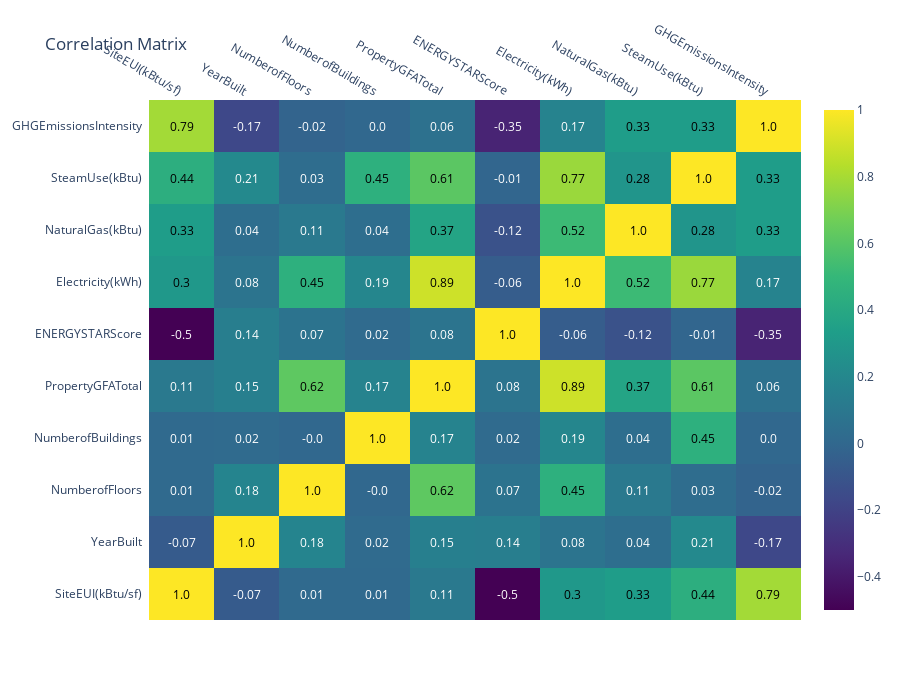

Notebook cell for this chart:
### Code cell
# ## 5. Correlation Heatmap


corr_matrix = df[selected_features].corr().round(2)
z = corr_matrix.values
x = y = corr_matrix.columns.tolist()

fig_corr = ff.create_annotated_heatmap(
    z=z,
    x=x,
    y=y,
    annotation_text=corr_matrix.values.astype(str),
    colorscale="Viridis",
    showscale=True
)
fig_corr.update_layout(title="Correlation Matrix", height=700)
fig_corr.show()

### Figure 1 — Plotly figure (JSON) as saved in the notebook; plotly's stock layout.template omitted (floating-point values rounded to 4 significant figures)
{"data": [{"colorscale": [[0, "#440154"], [0.1111, "#482878"], [0.2222, "#3e4989"], [0.3333, "#31688e"], [0.4444, "#26828e"], [0.5556, "#1f9e89"], [0.6667, "#35b779"], [0.7778, "#6ece58"], [0.8889, "#b5de2b"], [1, "#fde725"]], "reversescale": false, "showscale": true, "type": "heatmap", "x": ["SiteEUI(kBtu/sf)", "YearBuilt", "NumberofFloors", "NumberofBuildings", "PropertyGFATotal", "ENERGYSTARScore", "Electricity(kWh)", "NaturalGas(kBtu)", "SteamUse(kBtu)", "GHGEmissionsIntensity"], "y": ["SiteEUI(kBtu/sf)", "YearBuilt", "NumberofFloors", "NumberofBuildings", "PropertyGFATotal", "ENERGYSTARScore", "Electricity(kWh)", "NaturalGas(kBtu)", "SteamUse(kBtu)", "GHGEmissionsIntensity"], "z": [[1, -0.07, 0.01, 0.01, 0.11, -0.5, 0.3, 0.33, 0.44, 0.79], [-0.07, 1, 0.18, 0.02, 0.15, 0.14, 0.08, 0.04, 0.21, -0.17], [0.01, 0.18, 1, 0, 0.62, 0.07, 0.45, 0.11, 0.03, -0.02], [0.01, 0.02, 0, 1, 0.17, 0.02, 0.19, 0.04, 0.45, 0], [0.11, 0.15, 0.62, 0.17, 1, 0.08, 0.89, 0.37, 0.61, 0.06], [-0.5, 0.14, 0.07, 0.02, 0.08, 1, -0.06, -0.12, -0.01, -0.35], [0.3, 0.08, 0.45, 0.19, 0.89, -0.06, 1, 0.52, 0.77, 0.17], [0.33, 0.04, 0.11, 0.04, 0.37, -0.12, 0.52, 1, 0.28, 0.33], [0.44, 0.21, 0.03, 0.45, 0.61, -0.01, 0.77, 0.28, 1, 0.33], [0.79, -0.17, -0.02, 0, 0.06, -0.35, 0.17, 0.33, 0.33, 1]]}], "layout": {"annotations": [{"font": {"color": "#000000"}, "showarrow": false, "text": "1.0", "x": "SiteEUI(kBtu/sf)", "xref": "x", "y": "SiteEUI(kBtu/sf)", "yref": "y"}, {"font": {"color": "#FFFFFF"}, "showarrow": false, "text": "-0.07", "x": "YearBuilt", "xref": "x", "y": "SiteEUI(kBtu/sf)", "yref": "y"}, {"font": {"color": "#FFFFFF"}, "showarrow": false, "text": "0.01", "x": "NumberofFloors", "xref": "x", "y": "SiteEUI(kBtu/sf)", "yref": "y"}, {"font": {"color": "#FFFFFF"}, "showarrow": false, "text": "0.01", "x": "NumberofBuildings", "xref": "x", "y": "SiteEUI(kBtu/sf)", "yref": "y"}, {"font": {"color": "#FFFFFF"}, "showarrow": false, "text": "0.11", "x": "PropertyGFATotal", "xref": "x", "y": "SiteEUI(kBtu/sf)", "yref": "y"}, {"font": {"color": "#FFFFFF"}, "showarrow": false, "text": "-0.5", "x": "ENERGYSTARScore", "xref": "x", "y": "SiteEUI(kBtu/sf)", "yref": "y"}, {"font": {"color": "#000000"}, "showarrow": false, "text": "0.3", "x": "Electricity(kWh)", "xref": "x", "y": "SiteEUI(kBtu/sf)", "yref": "y"}, {"font": {"color": "#000000"}, "showarrow": false, "text": "0.33", "x": "NaturalGas(kBtu)", "xref": "x", "y": "SiteEUI(kBtu/sf)", "yref": "y"}, {"font": {"color": "#000000"}, "showarrow": false, "text": "0.44", "x": "SteamUse(kBtu)", "xref": "x", "y": "SiteEUI(kBtu/sf)", "yref": "y"}, {"font": {"color": "#000000"}, "showarrow": false, "text": "0.79", "x": "GHGEmissionsIntensity", "xref": "x", "y": "SiteEUI(kBtu/sf)", "yref": "y"}, {"font": {"color": "#FFFFFF"}, "showarrow": false, "text": "-0.07", "x": "SiteEUI(kBtu/sf)", "xref": "x", "y": "YearBuilt", "yref": "y"}, {"font": {"color": "#000000"}, "showarrow": false, "text": "1.0", "x": "YearBuilt", "xref": "x", "y": "YearBuilt", "yref": "y"}, {"font": {"color": "#FFFFFF"}, "showarrow": false, "text": "0.18", "x": "NumberofFloors", "xref": "x", "y": "YearBuilt", "yref": "y"}, {"font": {"color": "#FFFFFF"}, "showarrow": false, "text": "0.02", "x": "NumberofBuildings", "xref": "x", "y": "YearBuilt", "yref": "y"}, {"font": {"color": "#FFFFFF"}, "showarrow": false, "text": "0.15", "x": "PropertyGFATotal", "xref": "x", "y": "YearBuilt", "yref": "y"}, {"font": {"color": "#FFFFFF"}, "showarrow": false, "text": "0.14", "x": "ENERGYSTARScore", "xref": "x", "y": "YearBuilt", "yref": "y"}, {"font": {"color": "#FFFFFF"}, "showarrow": false, "text": "0.08", "x": "Electricity(kWh)", "xref": "x", "y": "YearBuilt", "yref": "y"}, {"font": {"color": "#FFFFFF"}, "showarrow": false, "text": "0.04", "x": "NaturalGas(kBtu)", "xref": "x", "y": "YearBuilt", "yref": "y"}, {"font": {"color": "#FFFFFF"}, "showarrow": false, "text": "0.21", "x": "SteamUse(kBtu)", "xref": "x", "y": "YearBuilt", "yref": "y"}, {"font": {"color": "#FFFFFF"}, "showarrow": false, "text": "-0.17", "x": "GHGEmissionsIntensity", "xref": "x", "y": "YearBuilt", "yref": "y"}, {"font": {"color": "#FFFFFF"}, "showarrow": false, "text": "0.01", "x": "SiteEUI(kBtu/sf)", "xref": "x", "y": "NumberofFloors", "yref": "y"}, {"font": {"color": "#FFFFFF"}, "showarrow": false, "text": "0.18", "x": "YearBuilt", "xref": "x", "y": "NumberofFloors", "yref": "y"}, {"font": {"color": "#000000"}, "showarrow": false, "text": "1.0", "x": "NumberofFloors", "xref": "x", "y": "NumberofFloors", "yref": "y"}, {"font": {"color": "#FFFFFF"}, "showarrow": false, "text": "-0.0", "x": "NumberofBuildings", "xref": "x", "y": "NumberofFloors", "yref": "y"}, {"font": {"color": "#000000"}, "showarrow": false, "text": "0.62", "x": "PropertyGFATotal", "xref": "x", "y": "NumberofFloors", "yref": "y"}, {"font": {"color": "#FFFFFF"}, "showarrow": false, "text": "0.07", "x": "ENERGYSTARScore", "xref": "x", "y": "NumberofFloors", "yref": "y"}, {"font": {"color": "#000000"}, "showarrow": false, "text": "0.45", "x": "Electricity(kWh)", "xref": "x", "y": "NumberofFloors", "yref": "y"}, {"font": {"color": "#FFFFFF"}, "showarrow": false, "text": "0.11", "x": "NaturalGas(kBtu)", "xref": "x", "y": "NumberofFloors", "yref": "y"}, {"font": {"color": "#FFFFFF"}, "showarrow": false, "text": "0.03", "x": "SteamUse(kBtu)", "xref": "x", "y": "NumberofFloors", "yref": "y"}, {"font": {"color": "#FFFFFF"}, "showarrow": false, "text": "-0.02", "x": "GHGEmissionsIntensity", "xref": "x", "y": "NumberofFloors", "yref": "y"}, {"font": {"color": "#FFFFFF"}, "showarrow": false, "text": "0.01", "x": "SiteEUI(kBtu/sf)", "xref": "x", "y": "NumberofBuildings", "yref": "y"}, {"font": {"color": "#FFFFFF"}, "showarrow": false, "text": "0.02", "x": "YearBuilt", "xref": "x", "y": "NumberofBuildings", "yref": "y"}, {"font": {"color": "#FFFFFF"}, "showarrow": false, "text": "-0.0", "x": "NumberofFloors", "xref": "x", "y": "NumberofBuildings", "yref": "y"}, {"font": {"color": "#000000"}, "showarrow": false, "text": "1.0", "x": "NumberofBuildings", "xref": "x", "y": "NumberofBuildings", "yref": "y"}, {"font": {"color": "#FFFFFF"}, "showarrow": false, "text": "0.17", "x": "PropertyGFATotal", "xref": "x", "y": "NumberofBuildings", "yref": "y"}, {"font": {"color": "#FFFFFF"}, "showarrow": false, "text": "0.02", "x": "ENERGYSTARScore", "xref": "x", "y": "NumberofBuildings", "yref": "y"}, {"font": {"color": "#FFFFFF"}, "showarrow": false, "text": "0.19", "x": "Electricity(kWh)", "xref": "x", "y": "NumberofBuildings", "yref": "y"}, {"font": {"color": "#FFFFFF"}, "showarrow": false, "text": "0.04", "x": "NaturalGas(kBtu)", "xref": "x", "y": "NumberofBuildings", "yref": "y"}, {"font": {"color": "#000000"}, "showarrow": false, "text": "0.45", "x": "SteamUse(kBtu)", "xref": "x", "y": "NumberofBuildings", "yref": "y"}, {"font": {"color": "#FFFFFF"}, "showarrow": false, "text": "0.0", "x": "GHGEmissionsIntensity", "xref": "x", "y": "NumberofBuildings", "yref": "y"}, {"font": {"color": "#FFFFFF"}, "showarrow": false, "text": "0.11", "x": "SiteEUI(kBtu/sf)", "xref": "x", "y": "PropertyGFATotal", "yref": "y"}, {"font": {"color": "#FFFFFF"}, "showarrow": false, "text": "0.15", "x": "YearBuilt", "xref": "x", "y": "PropertyGFATotal", "yref": "y"}, {"font": {"color": "#000000"}, "showarrow": false, "text": "0.62", "x": "NumberofFloors", "xref": "x", "y": "PropertyGFATotal", "yref": "y"}, {"font": {"color": "#FFFFFF"}, "showarrow": false, "text": "0.17", "x": "NumberofBuildings", "xref": "x", "y": "PropertyGFATotal", "yref": "y"}, {"font": {"color": "#000000"}, "showarrow": false, "text": "1.0", "x": "PropertyGFATotal", "xref": "x", "y": "PropertyGFATotal", "yref": "y"}, {"font": {"color": "#FFFFFF"}, "showarrow": false, "text": "0.08", "x": "ENERGYSTARScore", "xref": "x", "y": "PropertyGFATotal", "yref": "y"}, {"font": {"color": "#000000"}, "showarrow": false, "text": "0.89", "x": "Electricity(kWh)", "xref": "x", "y": "PropertyGFATotal", "yref": "y"}, {"font": {"color": "#000000"}, "showarrow": false, "text": "0.37", "x": "NaturalGas(kBtu)", "xref": "x", "y": "PropertyGFATotal", "yref": "y"}, {"font": {"color": "#000000"}, "showarrow": false, "text": "0.61", "x": "SteamUse(kBtu)", "xref": "x", "y": "PropertyGFATotal", "yref": "y"}, {"font": {"color": "#FFFFFF"}, "showarrow": false, "text": "0.06", "x": "GHGEmissionsIntensity", "xref": "x", "y": "PropertyGFATotal", "yref": "y"}, {"font": {"color": "#FFFFFF"}, "showarrow": false, "text": "-0.5", "x": "SiteEUI(kBtu/sf)", "xref": "x", "y": "ENERGYSTARScore", "yref": "y"}, {"font": {"color": "#FFFFFF"}, "showarrow": false, "text": "0.14", "x": "YearBuilt", "xref": "x", "y": "ENERGYSTARScore", "yref": "y"}, {"font": {"color": "#FFFFFF"}, "showarrow": false, "text": "0.07", "x": "NumberofFloors", "xref": "x", "y": "ENERGYSTARScore", "yref": "y"}, {"font": {"color": "#FFFFFF"}, "showarrow": false, "text": "0.02", "x": "NumberofBuildings", "xref": "x", "y": "ENERGYSTARScore", "yref": "y"}, {"font": {"color": "#FFFFFF"}, "showarrow": false, "text": "0.08", "x": "PropertyGFATotal", "xref": "x", "y": "ENERGYSTARScore", "yref": "y"}, {"font": {"color": "#000000"}, "showarrow": false, "text": "1.0", "x": "ENERGYSTARScore", "xref": "x", "y": "ENERGYSTARScore", "yref": "y"}, {"font": {"color": "#FFFFFF"}, "showarrow": false, "text": "-0.06", "x": "Electricity(kWh)", "xref": "x", "y": "ENERGYSTARScore", "yref": "y"}, {"font": {"color": "#FFFFFF"}, "showarrow": false, "text": "-0.12", "x": "NaturalGas(kBtu)", "xref": "x", "y": "ENERGYSTARScore", "yref": "y"}, {"font": {"color": "#FFFFFF"}, "showarrow": false, "text": "-0.01", "x": "SteamUse(kBtu)", "xref": "x", "y": "ENERGYSTARScore", "yref": "y"}, {"font": {"color": "#FFFFFF"}, "showarrow": false, "text": "-0.35", "x": "GHGEmissionsIntensity", "xref": "x", "y": "ENERGYSTARScore", "yref": "y"}, {"font": {"color": "#000000"}, "showarrow": false, "text": "0.3", "x": "SiteEUI(kBtu/sf)", "xref": "x", "y": "Electricity(kWh)", "yref": "y"}, {"font": {"color": "#FFFFFF"}, "showarrow": false, "text": "0.08", "x": "YearBuilt", "xref": "x", "y": "Electricity(kWh)", "yref": "y"}, {"font": {"color": "#000000"}, "showarrow": false, "text": "0.45", "x": "NumberofFloors", "xref": "x", "y": "Electricity(kWh)", "yref": "y"}, {"font": {"color": "#FFFFFF"}, "showarrow": false, "text": "0.19", "x": "NumberofBuildings", "xref": "x", "y": "Electricity(kWh)", "yref": "y"}, {"font": {"color": "#000000"}, "showarrow": false, "text": "0.89", "x": "PropertyGFATotal", "xref": "x", "y": "Electricity(kWh)", "yref": "y"}, {"font": {"color": "#FFFFFF"}, "showarrow": false, "text": "-0.06", "x": "ENERGYSTARScore", "xref": "x", "y": "Electricity(kWh)", "yref": "y"}, {"font": {"color": "#000000"}, "showarrow": false, "text": "1.0", "x": "Electricity(kWh)", "xref": "x", "y": "Electricity(kWh)", "yref": "y"}, {"font": {"color": "#000000"}, "showarrow": false, "text": "0.52", "x": "NaturalGas(kBtu)", "xref": "x", "y": "Electricity(kWh)", "yref": "y"}, {"font": {"color": "#000000"}, "showarrow": false, "text": "0.77", "x": "SteamUse(kBtu)", "xref": "x", "y": "Electricity(kWh)", "yref": "y"}, {"font": {"color": "#FFFFFF"}, "showarrow": false, "text": "0.17", "x": "GHGEmissionsIntensity", "xref": "x", "y": "Electricity(kWh)", "yref": "y"}, {"font": {"color": "#000000"}, "showarrow": false, "text": "0.33", "x": "SiteEUI(kBtu/sf)", "xref": "x", "y": "NaturalGas(kBtu)", "yref": "y"}, {"font": {"color": "#FFFFFF"}, "showarrow": false, "text": "0.04", "x": "YearBuilt", "xref": "x", "y": "NaturalGas(kBtu)", "yref": "y"}, {"font": {"color": "#FFFFFF"}, "showarrow": false, "text": "0.11", "x": "NumberofFloors", "xref": "x", "y": "NaturalGas(kBtu)", "yref": "y"}, {"font": {"color": "#FFFFFF"}, "showarrow": false, "text": "0.04", "x": "NumberofBuildings", "xref": "x", "y": "NaturalGas(kBtu)", "yref": "y"}, {"font": {"color": "#000000"}, "showarrow": false, "text": "0.37", "x": "PropertyGFATotal", "xref": "x", "y": "NaturalGas(kBtu)", "yref": "y"}, {"font": {"color": "#FFFFFF"}, "showarrow": false, "text": "-0.12", "x": "ENERGYSTARScore", "xref": "x", "y": "NaturalGas(kBtu)", "yref": "y"}, {"font": {"color": "#000000"}, "showarrow": false, "text": "0.52", "x": "Electricity(kWh)", "xref": "x", "y": "NaturalGas(kBtu)", "yref": "y"}, {"font": {"color": "#000000"}, "showarrow": false, "text": "1.0", "x": "NaturalGas(kBtu)", "xref": "x", "y": "NaturalGas(kBtu)", "yref": "y"}, {"font": {"color": "#000000"}, "showarrow": false, "text": "0.28", "x": "SteamUse(kBtu)", "xref": "x", "y": "NaturalGas(kBtu)", "yref": "y"}, {"font": {"color": "#000000"}, "showarrow": false, "text": "0.33", "x": "GHGEmissionsIntensity", "xref": "x", "y": "NaturalGas(kBtu)", "yref": "y"}, {"font": {"color": "#000000"}, "showarrow": false, "text": "0.44", "x": "SiteEUI(kBtu/sf)", "xref": "x", "y": "SteamUse(kBtu)", "yref": "y"}, {"font": {"color": "#FFFFFF"}, "showarrow": false, "text": "0.21", "x": "YearBuilt", "xref": "x", "y": "SteamUse(kBtu)", "yref": "y"}, {"font": {"color": "#FFFFFF"}, "showarrow": false, "text": "0.03", "x": "NumberofFloors", "xref": "x", "y": "SteamUse(kBtu)", "yref": "y"}, {"font": {"color": "#000000"}, "showarrow": false, "text": "0.45", "x": "NumberofBuildings", "xref": "x", "y": "SteamUse(kBtu)", "yref": "y"}, {"font": {"color": "#000000"}, "showarrow": false, "text": "0.61", "x": "PropertyGFATotal", "xref": "x", "y": "SteamUse(kBtu)", "yref": "y"}, {"font": {"color": "#FFFFFF"}, "showarrow": false, "text": "-0.01", "x": "ENERGYSTARScore", "xref": "x", "y": "SteamUse(kBtu)", "yref": "y"}, {"font": {"color": "#000000"}, "showarrow": false, "text": "0.77", "x": "Electricity(kWh)", "xref": "x", "y": "SteamUse(kBtu)", "yref": "y"}, {"font": {"color": "#000000"}, "showarrow": false, "text": "0.28", "x": "NaturalGas(kBtu)", "xref": "x", "y": "SteamUse(kBtu)", "yref": "y"}, {"font": {"color": "#000000"}, "showarrow": false, "text": "1.0", "x": "SteamUse(kBtu)", "xref": "x", "y": "SteamUse(kBtu)", "yref": "y"}, {"font": {"color": "#000000"}, "showarrow": false, "text": "0.33", "x": "GHGEmissionsIntensity", "xref": "x", "y": "SteamUse(kBtu)", "yref": "y"}, {"font": {"color": "#000000"}, "showarrow": false, "text": "0.79", "x": "SiteEUI(kBtu/sf)", "xref": "x", "y": "GHGEmissionsIntensity", "yref": "y"}, {"font": {"color": "#FFFFFF"}, "showarrow": false, "text": "-0.17", "x": "YearBuilt", "xref": "x", "y": "GHGEmissionsIntensity", "yref": "y"}, {"font": {"color": "#FFFFFF"}, "showarrow": false, "text": "-0.02", "x": "NumberofFloors", "xref": "x", "y": "GHGEmissionsIntensity", "yref": "y"}, {"font": {"color": "#FFFFFF"}, "showarrow": false, "text": "0.0", "x": "NumberofBuildings", "xref": "x", "y": "GHGEmissionsIntensity", "yref": "y"}, {"font": {"color": "#FFFFFF"}, "showarrow": false, "text": "0.06", "x": "PropertyGFATotal", "xref": "x", "y": "GHGEmissionsIntensity", "yref": "y"}, {"font": {"color": "#FFFFFF"}, "showarrow": false, "text": "-0.35", "x": "ENERGYSTARScore", "xref": "x", "y": "GHGEmissionsIntensity", "yref": "y"}, {"font": {"color": "#FFFFFF"}, "showarrow": false, "text": "0.17", "x": "Electricity(kWh)", "xref": "x", "y": "GHGEmissionsIntensity", "yref": "y"}, {"font": {"color": "#000000"}, "showarrow": false, "text": "0.33", "x": "NaturalGas(kBtu)", "xref": "x", "y": "GHGEmissionsIntensity", "yref": "y"}, {"font": {"color": "#000000"}, "showarrow": false, "text": "0.33", "x": "SteamUse(kBtu)", "xref": "x", "y": "GHGEmissionsIntensity", "yref": "y"}, {"font": {"color": "#000000"}, "showarrow": false, "text": "1.0", "x": "GHGEmissionsIntensity", "xref": "x", "y": "GHGEmissionsIntensity", "yref": "y"}], "height": 700, "title": {"text": "Correlation Matrix"}, "xaxis": {"dtick": 1, "gridcolor": "rgb(0, 0, 0)", "side": "top", "ticks": ""}, "yaxis": {"dtick": 1, "ticks": "", "ticksuffix": "  "}}}
